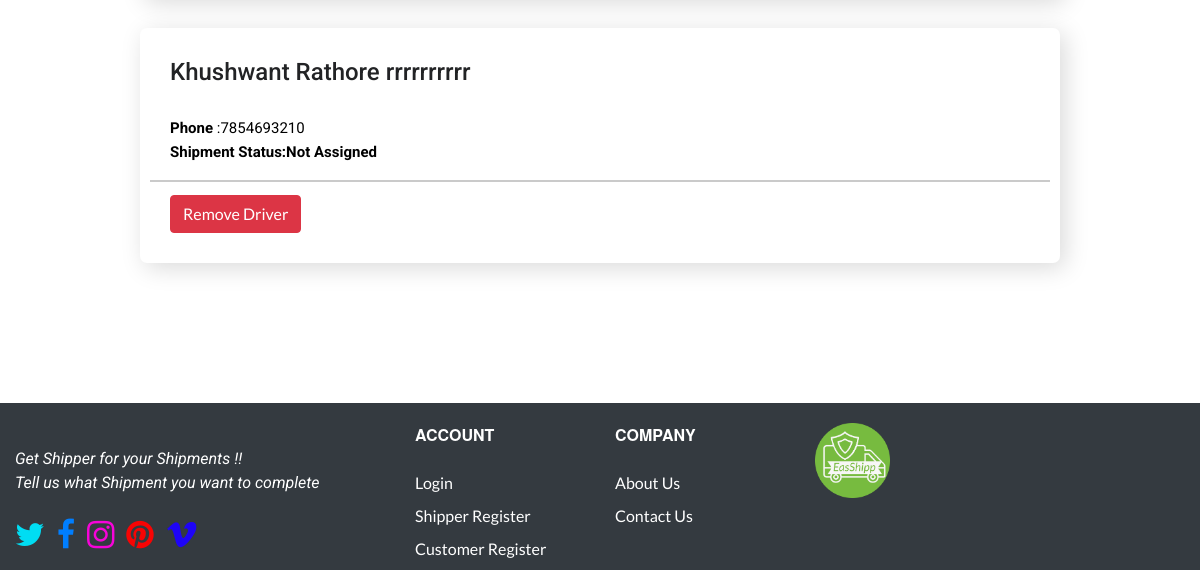
Page /partner_company/ManageDriver/ (signed in, lower part) on the earlier database version.
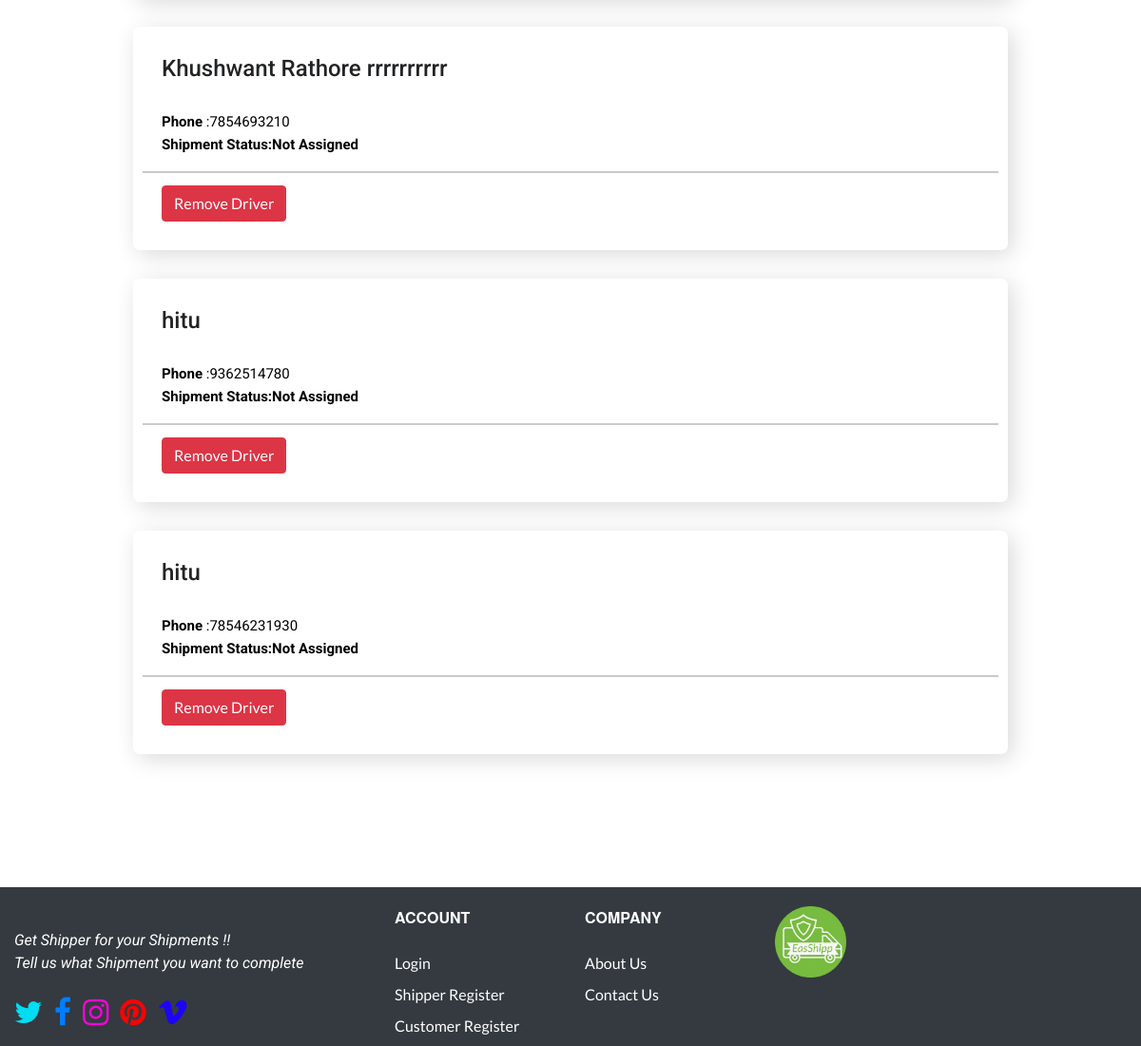
Same page on the later database version.
### PatnerCompany/models.py (models this page shows, shortened)
class comp_drivers(models.Model):
    comp = models.ForeignKey(patnerComp, on_delete=models.CASCADE)
    user = models.ForeignKey(User_custom,null=True,on_delete=models.CASCADE,blank=True)
    name = models.CharField(max_length=1024)
    phone_regex = RegexValidator(regex=r'^\+?1?\d{9,15}$',
                                 message="Please enter valid phone number. Correct format is 91XXXXXXXX")
    phone = models.CharField(validators=[phone_regex], max_length=20, blank=True)

### PatnerCompany/views.py (the view)
# urls.py: path('ManageDriver/', ManageDriver, name='ManageDriver'),
@login_required(login_url='/')
def ManageDriver(request):
    user = request.user
    cp = []
    if user.is_company:
        comp = patnerComp.objects.get(user=user)
        drivers = comp_drivers.objects.filter(comp=comp)
        try:
            cpr = Comp_profile.objects.get(comp=comp)
        except Comp_profile.DoesNotExist:
            cpr = None
        for d in drivers:
            try:
                cp.append(comp_PresentWork.objects.filter(driver=d))
            except comp_PresentWork.DoesNotExist:
                cp.append(None)
        info = zip(drivers, cp)
        return render(request, 'partner_company/DriverManagement.html', {'info': info, 'cp': cpr})
    else:
        return redirect('/')

### PatnerCompany/models.py (called while the page is built)
    def __str__(self):
        return f"{self.transport_no_plate}-{self.type_of_transport}"

### templates/partner_company/DriverManagement.html (shortened to what the changed rows need)
{% load static %}
<!doctype html>
<html lang="en">
  <head>
    <link rel="stylesheet" href="https://maxcdn.bootstrapcdn.com/bootstrap/4.0.0/css/bootstrap.min.css">
    <link rel="stylesheet" href="{% static 'css/style12.css' %}">
	<link rel="stylesheet" href="https://cdnjs.cloudflare.com/ajax/libs/font-awesome/4.7.0/css/font-awesome.css"/>
  </head>
  <body>
<section class="job-portal">
	<div class="container">
		<div class="row">
<div class="col-md-10 col-12 mx-auto">
       {% for o in info %}
				<div class="job-right">
					<div class="job-right-jobs">
            <div class="jobs-main">
            <div class="text-jobs">
      <h5>{{o.0.name}}</h5>
            </div>
            </div>
    <p class="job-para">
        <b>Phone</b> :{{o.0.phone}}<br>
       {% if o.1 %}
        <b>Shipment Status:Assigned<br> </b>
        {% for a in o.1 %}
        <div class="row">
          <div class="col">
        <b>Truck</b>:{{a.transport}}<br>
        <b>Pickup</b>: {{a.job_id.picking_Address}}<br>
        <b>Destination</b>:  {{a.job_id.droping_Address}}<br>
          </div>
          <div class="col">
        <b>Shipment description</b>:<br>
        {{a.job_id.job_description}}</div></div>{% endfor %}
        {% else %}<b>Shipment Status:Not Assigned </b>{% endif %}
       </p>
  <div class="share">
<a type="button" href="{% url 'partner_company:RemoveDriver' o.0.pk %}" class="btn btn-danger">Remove Driver</a>
  </div>
                    </div>
</div>
{% endfor %}
</div>
        </div>
    </div>
    </section>
</body>
</html>

Differences in the rows shown:
added comp_drivers: name "hitu", phone "9362514780"
added comp_drivers: name "hitu", phone "78546231930"
